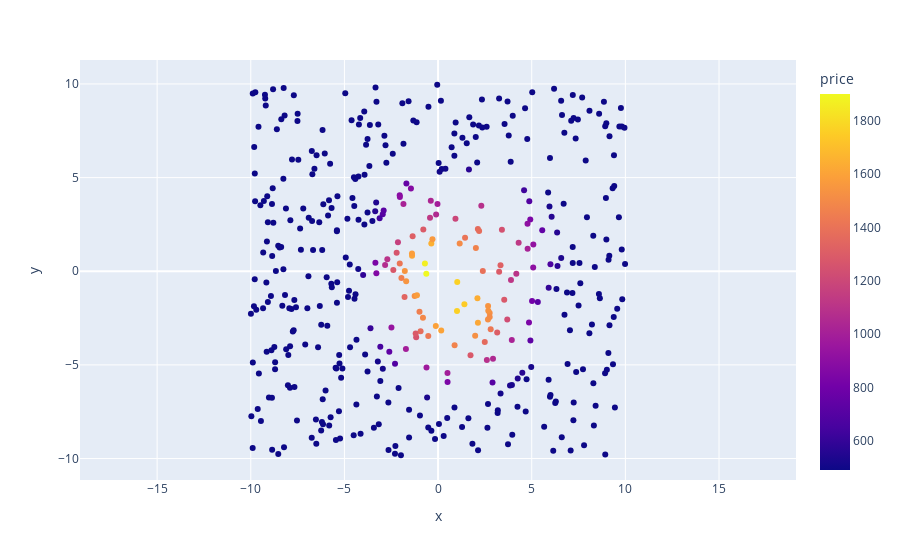

The notebook cell this image was saved under:
### Code cell
px.scatter(price_data.query("floor == 0"), x="x", y="y", color="price").update_layout(yaxis_scaleanchor="x", yaxis_constrain="domain")

### Figure 1 — Plotly figure (JSON) as saved in the notebook; plotly's stock layout.template omitted (floating-point values rounded to 4 significant figures; data arrays with more than 128 entries replaced by an {"elided": "..."} marker saying what was removed)
{"data": [{"hovertemplate": "x=%{x}<br>y=%{y}<br>price=%{marker.color}<extra></extra>", "legendgroup": "", "marker": {"color": {"elided": "436 float values"}, "coloraxis": "coloraxis", "symbol": "circle"}, "mode": "markers", "name": "", "orientation": "v", "showlegend": false, "type": "scatter", "x": {"elided": "436 float values"}, "xaxis": "x", "y": {"elided": "436 float values"}, "yaxis": "y"}], "layout": {"coloraxis": {"colorbar": {"title": {"text": "price"}}, "colorscale": [[0, "#0d0887"], [0.1111, "#46039f"], [0.2222, "#7201a8"], [0.3333, "#9c179e"], [0.4444, "#bd3786"], [0.5556, "#d8576b"], [0.6667, "#ed7953"], [0.7778, "#fb9f3a"], [0.8889, "#fdca26"], [1, "#f0f921"]]}, "legend": {"tracegroupgap": 0}, "margin": {"t": 60}, "xaxis": {"anchor": "y", "domain": [0, 1], "title": {"text": "x"}}, "yaxis": {"anchor": "x", "constrain": "domain", "domain": [0, 1], "scaleanchor": "x", "title": {"text": "y"}}}}
